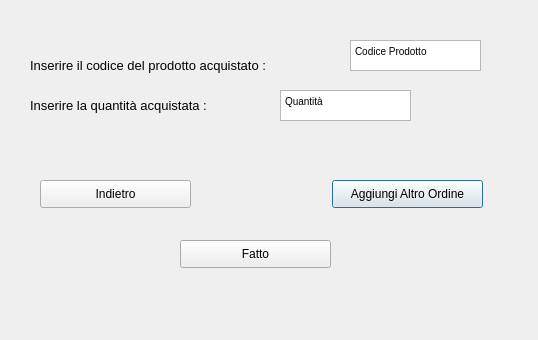
<?xml version="1.0" encoding="UTF-8"?>
<ui version="4.0">
 <class>Dialog</class>
 <widget class="QDialog" name="Dialog">
  <property name="geometry">
   <rect>
    <x>0</x>
    <y>0</y>
    <width>538</width>
    <height>340</height>
   </rect>
  </property>
  <property name="windowTitle">
   <string>Gestione Vendite</string>
  </property>
  <widget class="QLabel" name="label">
   <property name="geometry">
    <rect>
     <x>30</x>
     <y>50</y>
     <width>311</width>
     <height>31</height>
    </rect>
   </property>
   <property name="font">
    <font>
     <pointsize>10</pointsize>
    </font>
   </property>
   <property name="text">
    <string>Inserire il codice del prodotto acquistato :</string>
   </property>
  </widget>
  <widget class="QTextBrowser" name="textBrowser">
   <property name="geometry">
    <rect>
     <x>350</x>
     <y>40</y>
     <width>131</width>
     <height>31</height>
    </rect>
   </property>
   <property name="html">
    <string>&lt;!DOCTYPE HTML PUBLIC &quot;-//W3C//DTD HTML 4.0//EN&quot; &quot;http://www.w3.org/TR/REC-html40/strict.dtd&quot;&gt;
&lt;html&gt;&lt;head&gt;&lt;meta name=&quot;qrichtext&quot; content=&quot;1&quot; /&gt;&lt;style type=&quot;text/css&quot;&gt;
p, li { white-space: pre-wrap; }
&lt;/style&gt;&lt;/head&gt;&lt;body style=&quot; font-family:'MS Shell Dlg 2'; font-size:7.8pt; font-weight:400; font-style:normal;&quot;&gt;
&lt;p style=&quot; margin-top:0px; margin-bottom:0px; margin-left:0px; margin-right:0px; -qt-block-indent:0; text-indent:0px;&quot;&gt;Codice Prodotto&lt;/p&gt;&lt;/body&gt;&lt;/html&gt;</string>
   </property>
  </widget>
  <widget class="QLabel" name="label_2">
   <property name="geometry">
    <rect>
     <x>30</x>
     <y>90</y>
     <width>311</width>
     <height>31</height>
    </rect>
   </property>
   <property name="font">
    <font>
     <pointsize>10</pointsize>
    </font>
   </property>
   <property name="text">
    <string>Inserire la quantità acquistata :</string>
   </property>
  </widget>
  <widget class="QTextBrowser" name="textBrowser_2">
   <property name="geometry">
    <rect>
     <x>280</x>
     <y>90</y>
     <width>131</width>
     <height>31</height>
    </rect>
   </property>
   <property name="html">
    <string>&lt;!DOCTYPE HTML PUBLIC &quot;-//W3C//DTD HTML 4.0//EN&quot; &quot;http://www.w3.org/TR/REC-html40/strict.dtd&quot;&gt;
&lt;html&gt;&lt;head&gt;&lt;meta name=&quot;qrichtext&quot; content=&quot;1&quot; /&gt;&lt;style type=&quot;text/css&quot;&gt;
p, li { white-space: pre-wrap; }
&lt;/style&gt;&lt;/head&gt;&lt;body style=&quot; font-family:'MS Shell Dlg 2'; font-size:7.8pt; font-weight:400; font-style:normal;&quot;&gt;
&lt;p style=&quot; margin-top:0px; margin-bottom:0px; margin-left:0px; margin-right:0px; -qt-block-indent:0; text-indent:0px;&quot;&gt;Quantità&lt;/p&gt;&lt;/body&gt;&lt;/html&gt;</string>
   </property>
  </widget>
  <widget class="QPushButton" name="pushButton">
   <property name="geometry">
    <rect>
     <x>332</x>
     <y>180</y>
     <width>151</width>
     <height>28</height>
    </rect>
   </property>
   <property name="text">
    <string>Aggiungi Altro Ordine</string>
   </property>
  </widget>
  <widget class="QPushButton" name="pushButton_2">
   <property name="geometry">
    <rect>
     <x>180</x>
     <y>240</y>
     <width>151</width>
     <height>28</height>
    </rect>
   </property>
   <property name="text">
    <string>Fatto</string>
   </property>
  </widget>
  <widget class="QPushButton" name="pushButton_3">
   <property name="geometry">
    <rect>
     <x>40</x>
     <y>180</y>
     <width>151</width>
     <height>28</height>
    </rect>
   </property>
   <property name="text">
    <string>Indietro</string>
   </property>
  </widget>
 </widget>
 <resources/>
 <connections/>
</ui>
